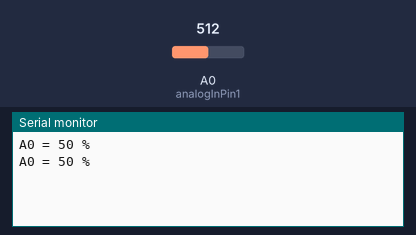
Bench run of a sketch on a simulated ESP8266 (NodeMCU). Parts: the last lines printed to the serial monitor. The inputs (shaded band) are chosen by the test bench; at power-on: A0 (analogInPin1) = 512.

Above: at 1.8 s.
1.9 s: A0 (analogInPin1) set to 716
At 2.4 s:
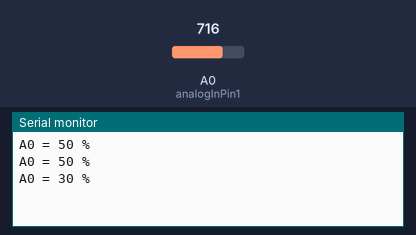
3.4 s: A0 (analogInPin1) set to 900
At 4.8 s:
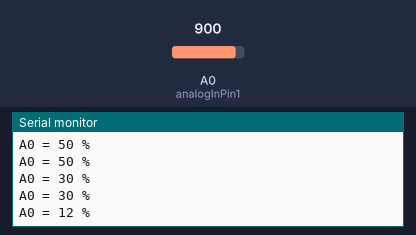
Timing chart, 0 to 6.4 s (numbered marks = the images above; inputs shaded):
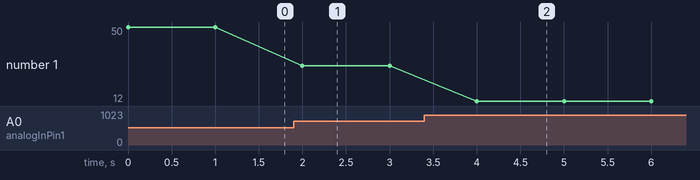

Measured:
- after the input at 1.9 s, the serial monitor: prints a new line after 0.10 s (image 1)
- after the input at 3.4 s, the serial monitor: prints a new line after 0.60 s (image 2)
- plotted number 1: 50 → 30 after the input at 1.9 s, 30 → 12 after the input at 3.4 s

The sketch:

test3.ino
```cpp
#define BLYNK_PRINT Serial

#include <ESP8266WiFi.h>
#include <BlynkSimpleEsp8266.h>
#include "DHT.h"

const int analogInPin1 = A0;

char auth[] = "-WTkv_V5EpIbFwFoY6vj4mOZnv_OWx3a";
char ssid[] = "bansritrang super 02";
char pass[] = "tawee12345";

int sensorValue1 = 0;        // ตัวแปรค่า Analog
int outputValue;

//BlynkTimer timer;

void setup() {
  Serial.begin(9600);
  Blynk.virtualWrite(V1, A0);
}

void loop() {
    sensorValue1 = analogRead(analogInPin1);
    outputValue = map(sensorValue1, 0, 1023, 100, 0);
    Serial.print("A0 = ");
    Serial.print(outputValue);
    Serial.println(" %");
    delay(1000); // ใช้จริงเปลี่ยน 1000 -> 6000 or 30000
}

//BLYNK_READ(V1) {
//  Blynk.virtualWrite(V1, val);
//}
```
